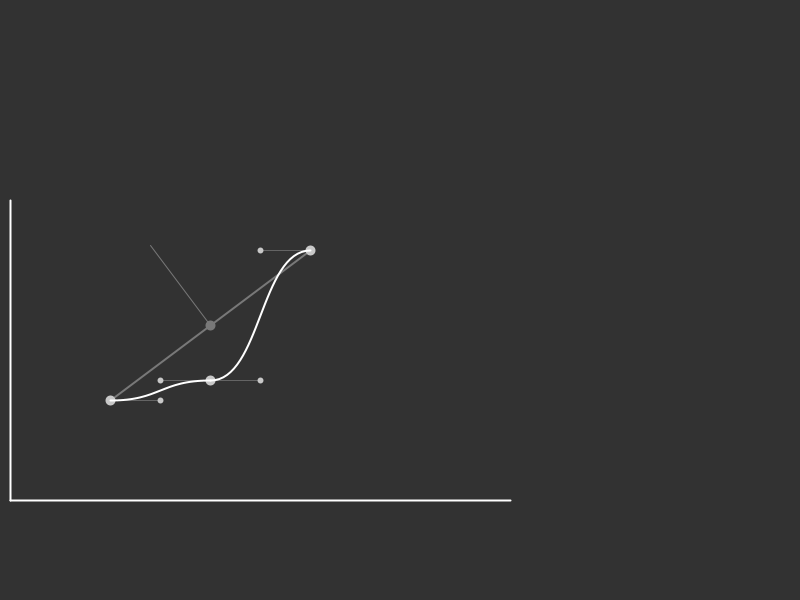
Frame 1 (no input)
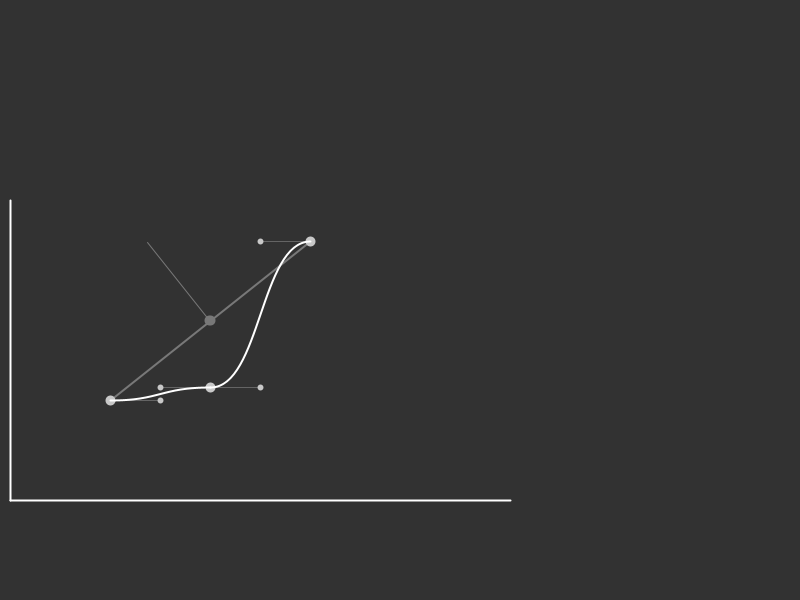
Frame 60 (the mouse pressed at the canvas centre just before this capture)
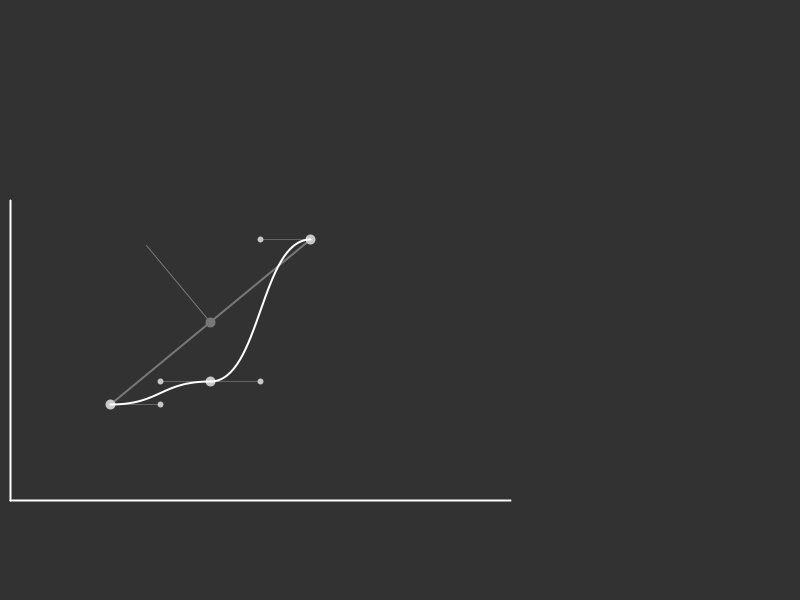
Frame 120 (the mouse held since frame 60 and released just before this capture)

The Processing sketch that drew these frames (run headless with seeded random() and noise(); from frame 60 on, the mouse is pressed at the canvas centre):

// Processing sketch: GraphRender
// ── GraphRender.pde
// Graph render test

// Axis liens
int xAxisStartX = 10;
int xAxisStartY = 500;
int xAxisLength = 500;

int yAxisStartX = 10;
int yAxisStartY = 500;
int yAxisLength = 300;

// Graph points
//PVector startLoc = new PVector(100, 100);
//PVector midLoc = new PVector(200, 300);
//PVector endLoc = new PVector(300, 250);

PVector startLoc = new PVector(100, 100);
PVector midLoc = new PVector(200, 120);
PVector endLoc = new PVector(300, 250);

// Control points for bezier curves
PVector line1Control1 = new PVector(150, startLoc.y);
PVector line1Control2 = new PVector(150, midLoc.y);
PVector line2Control1 = new PVector(250, midLoc.y);
PVector line2Control2 = new PVector(250, endLoc.y);

// Random noise test
float xOffsetNoise = 0;

void setup() {
    size(800, 600);
}

void draw() {
    // Update control points to match graph points noise
    line1Control1.y = startLoc.y;
    line1Control2.y = midLoc.y;
    line2Control1.y = midLoc.y;
    line2Control2.y = endLoc.y;
    
    background(50);
    
    // Draw axis lines
    stroke(255);
    strokeWeight(2);
    line(xAxisStartX, xAxisStartY, xAxisStartX + xAxisLength, xAxisStartY);
    line(yAxisStartX, yAxisStartY, yAxisStartX, yAxisStartY - yAxisLength);
    
    // Translate to axis 0, 0
    translate(10, 500);
    
    // Line between previous and next points from center
    stroke(120);
    line(startLoc.x, -startLoc.y, endLoc.x, -endLoc.y);
    PVector disDir = PVector.sub(endLoc, startLoc);
    float mag = disDir.mag();
    
    pushMatrix();
    translate(startLoc.x, -startLoc.y);
    rotate(-disDir.heading());
    strokeWeight(10);
    point(mag / 2, 0);
    strokeWeight(1);
    line(mag / 2, 0, mag / 2, -100);
    popMatrix();
    
    // Draw lines between graph points and control points
    stroke(100);
    strokeWeight(1);
    line(startLoc.x, -startLoc.y, line1Control1.x, -line1Control1.y);
    line(midLoc.x, -midLoc.y, line1Control2.x, -line1Control2.y);
    line(midLoc.x, -midLoc.y, line2Control1.x, -line2Control1.y);
    line(endLoc.x, -endLoc.y, line2Control2.x, -line2Control2.y);
    
    // Draw control points
    stroke(200);
    strokeWeight(6);
    point(line1Control1.x, -line1Control1.y);
    point(line1Control2.x, -line1Control2.y);
    point(line2Control1.x, -line2Control1.y);
    point(line2Control2.x, -line2Control2.y);
    
    // Draw graph points
    stroke(200);
    strokeWeight(10);
    point(startLoc.x, -startLoc.y);
    point(midLoc.x, -midLoc.y);
    point(endLoc.x, -endLoc.y);
    
    // Draw lines between
    stroke(255);
    strokeWeight(2);
    noFill();
    bezier(
        startLoc.x, -startLoc.y, 
        line1Control1.x, -line1Control1.y, 
        line1Control2.x, -line1Control2.y, 
        midLoc.x, -midLoc.y
    );
    
    bezier(
        midLoc.x, -midLoc.y, 
        line2Control1.x, -line2Control1.y, 
        line2Control2.x, -line2Control2.y, 
        endLoc.x, -endLoc.y
    );
    
    // Since lots of things are drawn before the graph points, then add the noise end the end of the loop, not the start
    startLoc.y += (noise(xOffsetNoise) - 0.5) * 1;
    midLoc.y += (noise(xOffsetNoise + 1000) - 0.5) * 1;
    endLoc.y += (noise(xOffsetNoise + 10000) - 0.5) * 1;
    xOffsetNoise += 0.01;
}
